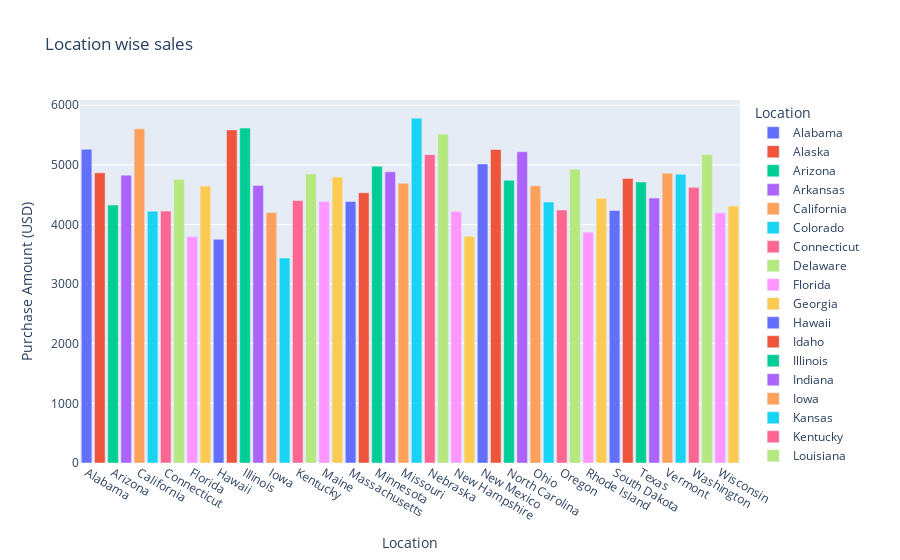

This figure's notebook cell:
### Code cell
import plotly.express as px


fig = px.bar(
    df_sales_loc,  
    x="Location",  
    y="Purchase Amount (USD)",  
    color="Location",  
    title="Location wise sales",  
)
fig.show()

### Figure 1 — Plotly figure (JSON) as saved in the notebook; plotly's stock layout.template omitted (floating-point values rounded to 4 significant figures)
{"data": [{"alignmentgroup": "True", "hovertemplate": "Location=%{x}<br>Purchase Amount (USD)=%{y}<extra></extra>", "legendgroup": "Alabama", "marker": {"color": "#636efa", "pattern": {"shape": ""}}, "name": "Alabama", "offsetgroup": "Alabama", "orientation": "v", "showlegend": true, "textposition": "auto", "type": "bar", "x": ["Alabama"], "xaxis": "x", "y": [5261], "yaxis": "y"}, {"alignmentgroup": "True", "hovertemplate": "Location=%{x}<br>Purchase Amount (USD)=%{y}<extra></extra>", "legendgroup": "Alaska", "marker": {"color": "#EF553B", "pattern": {"shape": ""}}, "name": "Alaska", "offsetgroup": "Alaska", "orientation": "v", "showlegend": true, "textposition": "auto", "type": "bar", "x": ["Alaska"], "xaxis": "x", "y": [4867], "yaxis": "y"}, {"alignmentgroup": "True", "hovertemplate": "Location=%{x}<br>Purchase Amount (USD)=%{y}<extra></extra>", "legendgroup": "Arizona", "marker": {"color": "#00cc96", "pattern": {"shape": ""}}, "name": "Arizona", "offsetgroup": "Arizona", "orientation": "v", "showlegend": true, "textposition": "auto", "type": "bar", "x": ["Arizona"], "xaxis": "x", "y": [4326], "yaxis": "y"}, {"alignmentgroup": "True", "hovertemplate": "Location=%{x}<br>Purchase Amount (USD)=%{y}<extra></extra>", "legendgroup": "Arkansas", "marker": {"color": "#ab63fa", "pattern": {"shape": ""}}, "name": "Arkansas", "offsetgroup": "Arkansas", "orientation": "v", "showlegend": true, "textposition": "auto", "type": "bar", "x": ["Arkansas"], "xaxis": "x", "y": [4828], "yaxis": "y"}, {"alignmentgroup": "True", "hovertemplate": "Location=%{x}<br>Purchase Amount (USD)=%{y}<extra></extra>", "legendgroup": "California", "marker": {"color": "#FFA15A", "pattern": {"shape": ""}}, "name": "California", "offsetgroup": "California", "orientation": "v", "showlegend": true, "textposition": "auto", "type": "bar", "x": ["California"], "xaxis": "x", "y": [5605], "yaxis": "y"}, {"alignmentgroup": "True", "hovertemplate": "Location=%{x}<br>Purchase Amount (USD)=%{y}<extra></extra>", "legendgroup": "Colorado", "marker": {"color": "#19d3f3", "pattern": {"shape": ""}}, "name": "Colorado", "offsetgroup": "Colorado", "orientation": "v", "showlegend": true, "textposition": "auto", "type": "bar", "x": ["Colorado"], "xaxis": "x", "y": [4222], "yaxis": "y"}, {"alignmentgroup": "True", "hovertemplate": "Location=%{x}<br>Purchase Amount (USD)=%{y}<extra></extra>", "legendgroup": "Connecticut", "marker": {"color": "#FF6692", "pattern": {"shape": ""}}, "name": "Connecticut", "offsetgroup": "Connecticut", "orientation": "v", "showlegend": true, "textposition": "auto", "type": "bar", "x": ["Connecticut"], "xaxis": "x", "y": [4226], "yaxis": "y"}, {"alignmentgroup": "True", "hovertemplate": "Location=%{x}<br>Purchase Amount (USD)=%{y}<extra></extra>", "legendgroup": "Delaware", "marker": {"color": "#B6E880", "pattern": {"shape": ""}}, "name": "Delaware", "offsetgroup": "Delaware", "orientation": "v", "showlegend": true, "textposition": "auto", "type": "bar", "x": ["Delaware"], "xaxis": "x", "y": [4758], "yaxis": "y"}, {"alignmentgroup": "True", "hovertemplate": "Location=%{x}<br>Purchase Amount (USD)=%{y}<extra></extra>", "legendgroup": "Florida", "marker": {"color": "#FF97FF", "pattern": {"shape": ""}}, "name": "Florida", "offsetgroup": "Florida", "orientation": "v", "showlegend": true, "textposition": "auto", "type": "bar", "x": ["Florida"], "xaxis": "x", "y": [3798], "yaxis": "y"}, {"alignmentgroup": "True", "hovertemplate": "Location=%{x}<br>Purchase Amount (USD)=%{y}<extra></extra>", "legendgroup": "Georgia", "marker": {"color": "#FECB52", "pattern": {"shape": ""}}, "name": "Georgia", "offsetgroup": "Georgia", "orientation": "v", "showlegend": true, "textposition": "auto", "type": "bar", "x": ["Georgia"], "xaxis": "x", "y": [4645], "yaxis": "y"}, {"alignmentgroup": "True", "hovertemplate": "Location=%{x}<br>Purchase Amount (USD)=%{y}<extra></extra>", "legendgroup": "Hawaii", "marker": {"color": "#636efa", "pattern": {"shape": ""}}, "name": "Hawaii", "offsetgroup": "Hawaii", "orientation": "v", "showlegend": true, "textposition": "auto", "type": "bar", "x": ["Hawaii"], "xaxis": "x", "y": [3752], "yaxis": "y"}, {"alignmentgroup": "True", "hovertemplate": "Location=%{x}<br>Purchase Amount (USD)=%{y}<extra></extra>", "legendgroup": "Idaho", "marker": {"color": "#EF553B", "pattern": {"shape": ""}}, "name": "Idaho", "offsetgroup": "Idaho", "orientation": "v", "showlegend": true, "textposition": "auto", "type": "bar", "x": ["Idaho"], "xaxis": "x", "y": [5587], "yaxis": "y"}, {"alignmentgroup": "True", "hovertemplate": "Location=%{x}<br>Purchase Amount (USD)=%{y}<extra></extra>", "legendgroup": "Illinois", "marker": {"color": "#00cc96", "pattern": {"shape": ""}}, "name": "Illinois", "offsetgroup": "Illinois", "orientation": "v", "showlegend": true, "textposition": "auto", "type": "bar", "x": ["Illinois"], "xaxis": "x", "y": [5617], "yaxis": "y"}, {"alignmentgroup": "True", "hovertemplate": "Location=%{x}<br>Purchase Amount (USD)=%{y}<extra></extra>", "legendgroup": "Indiana", "marker": {"color": "#ab63fa", "pattern": {"shape": ""}}, "name": "Indiana", "offsetgroup": "Indiana", "orientation": "v", "showlegend": true, "textposition": "auto", "type": "bar", "x": ["Indiana"], "xaxis": "x", "y": [4655], "yaxis": "y"}, {"alignmentgroup": "True", "hovertemplate": "Location=%{x}<br>Purchase Amount (USD)=%{y}<extra></extra>", "legendgroup": "Iowa", "marker": {"color": "#FFA15A", "pattern": {"shape": ""}}, "name": "Iowa", "offsetgroup": "Iowa", "orientation": "v", "showlegend": true, "textposition": "auto", "type": "bar", "x": ["Iowa"], "xaxis": "x", "y": [4201], "yaxis": "y"}, {"alignmentgroup": "True", "hovertemplate": "Location=%{x}<br>Purchase Amount (USD)=%{y}<extra></extra>", "legendgroup": "Kansas", "marker": {"color": "#19d3f3", "pattern": {"shape": ""}}, "name": "Kansas", "offsetgroup": "Kansas", "orientation": "v", "showlegend": true, "textposition": "auto", "type": "bar", "x": ["Kansas"], "xaxis": "x", "y": [3437], "yaxis": "y"}, {"alignmentgroup": "True", "hovertemplate": "Location=%{x}<br>Purchase Amount (USD)=%{y}<extra></extra>", "legendgroup": "Kentucky", "marker": {"color": "#FF6692", "pattern": {"shape": ""}}, "name": "Kentucky", "offsetgroup": "Kentucky", "orientation": "v", "showlegend": true, "textposition": "auto", "type": "bar", "x": ["Kentucky"], "xaxis": "x", "y": [4402], "yaxis": "y"}, {"alignmentgroup": "True", "hovertemplate": "Location=%{x}<br>Purchase Amount (USD)=%{y}<extra></extra>", "legendgroup": "Louisiana", "marker": {"color": "#B6E880", "pattern": {"shape": ""}}, "name": "Louisiana", "offsetgroup": "Louisiana", "orientation": "v", "showlegend": true, "textposition": "auto", "type": "bar", "x": ["Louisiana"], "xaxis": "x", "y": [4848], "yaxis": "y"}, {"alignmentgroup": "True", "hovertemplate": "Location=%{x}<br>Purchase Amount (USD)=%{y}<extra></extra>", "legendgroup": "Maine", "marker": {"color": "#FF97FF", "pattern": {"shape": ""}}, "name": "Maine", "offsetgroup": "Maine", "orientation": "v", "showlegend": true, "textposition": "auto", "type": "bar", "x": ["Maine"], "xaxis": "x", "y": [4388], "yaxis": "y"}, {"alignmentgroup": "True", "hovertemplate": "Location=%{x}<br>Purchase Amount (USD)=%{y}<extra></extra>", "legendgroup": "Maryland", "marker": {"color": "#FECB52", "pattern": {"shape": ""}}, "name": "Maryland", "offsetgroup": "Maryland", "orientation": "v", "showlegend": true, "textposition": "auto", "type": "bar", "x": ["Maryland"], "xaxis": "x", "y": [4795], "yaxis": "y"}, {"alignmentgroup": "True", "hovertemplate": "Location=%{x}<br>Purchase Amount (USD)=%{y}<extra></extra>", "legendgroup": "Massachusetts", "marker": {"color": "#636efa", "pattern": {"shape": ""}}, "name": "Massachusetts", "offsetgroup": "Massachusetts", "orientation": "v", "showlegend": true, "textposition": "auto", "type": "bar", "x": ["Massachusetts"], "xaxis": "x", "y": [4384], "yaxis": "y"}, {"alignmentgroup": "True", "hovertemplate": "Location=%{x}<br>Purchase Amount (USD)=%{y}<extra></extra>", "legendgroup": "Michigan", "marker": {"color": "#EF553B", "pattern": {"shape": ""}}, "name": "Michigan", "offsetgroup": "Michigan", "orientation": "v", "showlegend": true, "textposition": "auto", "type": "bar", "x": ["Michigan"], "xaxis": "x", "y": [4533], "yaxis": "y"}, {"alignmentgroup": "True", "hovertemplate": "Location=%{x}<br>Purchase Amount (USD)=%{y}<extra></extra>", "legendgroup": "Minnesota", "marker": {"color": "#00cc96", "pattern": {"shape": ""}}, "name": "Minnesota", "offsetgroup": "Minnesota", "orientation": "v", "showlegend": true, "textposition": "auto", "type": "bar", "x": ["Minnesota"], "xaxis": "x", "y": [4977], "yaxis": "y"}, {"alignmentgroup": "True", "hovertemplate": "Location=%{x}<br>Purchase Amount (USD)=%{y}<extra></extra>", "legendgroup": "Mississippi", "marker": {"color": "#ab63fa", "pattern": {"shape": ""}}, "name": "Mississippi", "offsetgroup": "Mississippi", "orientation": "v", "showlegend": true, "textposition": "auto", "type": "bar", "x": ["Mississippi"], "xaxis": "x", "y": [4883], "yaxis": "y"}, {"alignmentgroup": "True", "hovertemplate": "Location=%{x}<br>Purchase Amount (USD)=%{y}<extra></extra>", "legendgroup": "Missouri", "marker": {"color": "#FFA15A", "pattern": {"shape": ""}}, "name": "Missouri", "offsetgroup": "Missouri", "orientation": "v", "showlegend": true, "textposition": "auto", "type": "bar", "x": ["Missouri"], "xaxis": "x", "y": [4691], "yaxis": "y"}, {"alignmentgroup": "True", "hovertemplate": "Location=%{x}<br>Purchase Amount (USD)=%{y}<extra></extra>", "legendgroup": "Montana", "marker": {"color": "#19d3f3", "pattern": {"shape": ""}}, "name": "Montana", "offsetgroup": "Montana", "orientation": "v", "showlegend": true, "textposition": "auto", "type": "bar", "x": ["Montana"], "xaxis": "x", "y": [5784], "yaxis": "y"}, {"alignmentgroup": "True", "hovertemplate": "Location=%{x}<br>Purchase Amount (USD)=%{y}<extra></extra>", "legendgroup": "Nebraska", "marker": {"color": "#FF6692", "pattern": {"shape": ""}}, "name": "Nebraska", "offsetgroup": "Nebraska", "orientation": "v", "showlegend": true, "textposition": "auto", "type": "bar", "x": ["Nebraska"], "xaxis": "x", "y": [5172], "yaxis": "y"}, {"alignmentgroup": "True", "hovertemplate": "Location=%{x}<br>Purchase Amount (USD)=%{y}<extra></extra>", "legendgroup": "Nevada", "marker": {"color": "#B6E880", "pattern": {"shape": ""}}, "name": "Nevada", "offsetgroup": "Nevada", "orientation": "v", "showlegend": true, "textposition": "auto", "type": "bar", "x": ["Nevada"], "xaxis": "x", "y": [5514], "yaxis": "y"}, {"alignmentgroup": "True", "hovertemplate": "Location=%{x}<br>Purchase Amount (USD)=%{y}<extra></extra>", "legendgroup": "New Hampshire", "marker": {"color": "#FF97FF", "pattern": {"shape": ""}}, "name": "New Hampshire", "offsetgroup": "New Hampshire", "orientation": "v", "showlegend": true, "textposition": "auto", "type": "bar", "x": ["New Hampshire"], "xaxis": "x", "y": [4219], "yaxis": "y"}, {"alignmentgroup": "True", "hovertemplate": "Location=%{x}<br>Purchase Amount (USD)=%{y}<extra></extra>", "legendgroup": "New Jersey", "marker": {"color": "#FECB52", "pattern": {"shape": ""}}, "name": "New Jersey", "offsetgroup": "New Jersey", "orientation": "v", "showlegend": true, "textposition": "auto", "type": "bar", "x": ["New Jersey"], "xaxis": "x", "y": [3802], "yaxis": "y"}, {"alignmentgroup": "True", "hovertemplate": "Location=%{x}<br>Purchase Amount (USD)=%{y}<extra></extra>", "legendgroup": "New Mexico", "marker": {"color": "#636efa", "pattern": {"shape": ""}}, "name": "New Mexico", "offsetgroup": "New Mexico", "orientation": "v", "showlegend": true, "textposition": "auto", "type": "bar", "x": ["New Mexico"], "xaxis": "x", "y": [5014], "yaxis": "y"}, {"alignmentgroup": "True", "hovertemplate": "Location=%{x}<br>Purchase Amount (USD)=%{y}<extra></extra>", "legendgroup": "New York", "marker": {"color": "#EF553B", "pattern": {"shape": ""}}, "name": "New York", "offsetgroup": "New York", "orientation": "v", "showlegend": true, "textposition": "auto", "type": "bar", "x": ["New York"], "xaxis": "x", "y": [5257], "yaxis": "y"}, {"alignmentgroup": "True", "hovertemplate": "Location=%{x}<br>Purchase Amount (USD)=%{y}<extra></extra>", "legendgroup": "North Carolina", "marker": {"color": "#00cc96", "pattern": {"shape": ""}}, "name": "North Carolina", "offsetgroup": "North Carolina", "orientation": "v", "showlegend": true, "textposition": "auto", "type": "bar", "x": ["North Carolina"], "xaxis": "x", "y": [4742], "yaxis": "y"}, {"alignmentgroup": "True", "hovertemplate": "Location=%{x}<br>Purchase Amount (USD)=%{y}<extra></extra>", "legendgroup": "North Dakota", "marker": {"color": "#ab63fa", "pattern": {"shape": ""}}, "name": "North Dakota", "offsetgroup": "North Dakota", "orientation": "v", "showlegend": true, "textposition": "auto", "type": "bar", "x": ["North Dakota"], "xaxis": "x", "y": [5220], "yaxis": "y"}, {"alignmentgroup": "True", "hovertemplate": "Location=%{x}<br>Purchase Amount (USD)=%{y}<extra></extra>", "legendgroup": "Ohio", "marker": {"color": "#FFA15A", "pattern": {"shape": ""}}, "name": "Ohio", "offsetgroup": "Ohio", "orientation": "v", "showlegend": true, "textposition": "auto", "type": "bar", "x": ["Ohio"], "xaxis": "x", "y": [4649], "yaxis": "y"}, {"alignmentgroup": "True", "hovertemplate": "Location=%{x}<br>Purchase Amount (USD)=%{y}<extra></extra>", "legendgroup": "Oklahoma", "marker": {"color": "#19d3f3", "pattern": {"shape": ""}}, "name": "Oklahoma", "offsetgroup": "Oklahoma", "orientation": "v", "showlegend": true, "textposition": "auto", "type": "bar", "x": ["Oklahoma"], "xaxis": "x", "y": [4376], "yaxis": "y"}, {"alignmentgroup": "True", "hovertemplate": "Location=%{x}<br>Purchase Amount (USD)=%{y}<extra></extra>", "legendgroup": "Oregon", "marker": {"color": "#FF6692", "pattern": {"shape": ""}}, "name": "Oregon", "offsetgroup": "Oregon", "orientation": "v", "showlegend": true, "textposition": "auto", "type": "bar", "x": ["Oregon"], "xaxis": "x", "y": [4243], "yaxis": "y"}, {"alignmentgroup": "True", "hovertemplate": "Location=%{x}<br>Purchase Amount (USD)=%{y}<extra></extra>", "legendgroup": "Pennsylvania", "marker": {"color": "#B6E880", "pattern": {"shape": ""}}, "name": "Pennsylvania", "offsetgroup": "Pennsylvania", "orientation": "v", "showlegend": true, "textposition": "auto", "type": "bar", "x": ["Pennsylvania"], "xaxis": "x", "y": [4926], "yaxis": "y"}, {"alignmentgroup": "True", "hovertemplate": "Location=%{x}<br>Purchase Amount (USD)=%{y}<extra></extra>", "legendgroup": "Rhode Island", "marker": {"color": "#FF97FF", "pattern": {"shape": ""}}, "name": "Rhode Island", "offsetgroup": "Rhode Island", "orientation": "v", "showlegend": true, "textposition": "auto", "type": "bar", "x": ["Rhode Island"], "xaxis": "x", "y": [3871], "yaxis": "y"}, {"alignmentgroup": "True", "hovertemplate": "Location=%{x}<br>Purchase Amount (USD)=%{y}<extra></extra>", "legendgroup": "South Carolina", "marker": {"color": "#FECB52", "pattern": {"shape": ""}}, "name": "South Carolina", "offsetgroup": "South Carolina", "orientation": "v", "showlegend": true, "textposition": "auto", "type": "bar", "x": ["South Carolina"], "xaxis": "x", "y": [4439], "yaxis": "y"}, {"alignmentgroup": "True", "hovertemplate": "Location=%{x}<br>Purchase Amount (USD)=%{y}<extra></extra>", "legendgroup": "South Dakota", "marker": {"color": "#636efa", "pattern": {"shape": ""}}, "name": "South Dakota", "offsetgroup": "South Dakota", "orientation": "v", "showlegend": true, "textposition": "auto", "type": "bar", "x": ["South Dakota"], "xaxis": "x", "y": [4236], "yaxis": "y"}, {"alignmentgroup": "True", "hovertemplate": "Location=%{x}<br>Purchase Amount (USD)=%{y}<extra></extra>", "legendgroup": "Tennessee", "marker": {"color": "#EF553B", "pattern": {"shape": ""}}, "name": "Tennessee", "offsetgroup": "Tennessee", "orientation": "v", "showlegend": true, "textposition": "auto", "type": "bar", "x": ["Tennessee"], "xaxis": "x", "y": [4772], "yaxis": "y"}, {"alignmentgroup": "True", "hovertemplate": "Location=%{x}<br>Purchase Amount (USD)=%{y}<extra></extra>", "legendgroup": "Texas", "marker": {"color": "#00cc96", "pattern": {"shape": ""}}, "name": "Texas", "offsetgroup": "Texas", "orientation": "v", "showlegend": true, "textposition": "auto", "type": "bar", "x": ["Texas"], "xaxis": "x", "y": [4712], "yaxis": "y"}, {"alignmentgroup": "True", "hovertemplate": "Location=%{x}<br>Purchase Amount (USD)=%{y}<extra></extra>", "legendgroup": "Utah", "marker": {"color": "#ab63fa", "pattern": {"shape": ""}}, "name": "Utah", "offsetgroup": "Utah", "orientation": "v", "showlegend": true, "textposition": "auto", "type": "bar", "x": ["Utah"], "xaxis": "x", "y": [4443], "yaxis": "y"}, {"alignmentgroup": "True", "hovertemplate": "Location=%{x}<br>Purchase Amount (USD)=%{y}<extra></extra>", "legendgroup": "Vermont", "marker": {"color": "#FFA15A", "pattern": {"shape": ""}}, "name": "Vermont", "offsetgroup": "Vermont", "orientation": "v", "showlegend": true, "textposition": "auto", "type": "bar", "x": ["Vermont"], "xaxis": "x", "y": [4860], "yaxis": "y"}, {"alignmentgroup": "True", "hovertemplate": "Location=%{x}<br>Purchase Amount (USD)=%{y}<extra></extra>", "legendgroup": "Virginia", "marker": {"color": "#19d3f3", "pattern": {"shape": ""}}, "name": "Virginia", "offsetgroup": "Virginia", "orientation": "v", "showlegend": true, "textposition": "auto", "type": "bar", "x": ["Virginia"], "xaxis": "x", "y": [4842], "yaxis": "y"}, {"alignmentgroup": "True", "hovertemplate": "Location=%{x}<br>Purchase Amount (USD)=%{y}<extra></extra>", "legendgroup": "Washington", "marker": {"color": "#FF6692", "pattern": {"shape": ""}}, "name": "Washington", "offsetgroup": "Washington", "orientation": "v", "showlegend": true, "textposition": "auto", "type": "bar", "x": ["Washington"], "xaxis": "x", "y": [4623], "yaxis": "y"}, {"alignmentgroup": "True", "hovertemplate": "Location=%{x}<br>Purchase Amount (USD)=%{y}<extra></extra>", "legendgroup": "West Virginia", "marker": {"color": "#B6E880", "pattern": {"shape": ""}}, "name": "West Virginia", "offsetgroup": "West Virginia", "orientation": "v", "showlegend": true, "textposition": "auto", "type": "bar", "x": ["West Virginia"], "xaxis": "x", "y": [5174], "yaxis": "y"}, {"alignmentgroup": "True", "hovertemplate": "Location=%{x}<br>Purchase Amount (USD)=%{y}<extra></extra>", "legendgroup": "Wisconsin", "marker": {"color": "#FF97FF", "pattern": {"shape": ""}}, "name": "Wisconsin", "offsetgroup": "Wisconsin", "orientation": "v", "showlegend": true, "textposition": "auto", "type": "bar", "x": ["Wisconsin"], "xaxis": "x", "y": [4196], "yaxis": "y"}, {"alignmentgroup": "True", "hovertemplate": "Location=%{x}<br>Purchase Amount (USD)=%{y}<extra></extra>", "legendgroup": "Wyoming", "marker": {"color": "#FECB52", "pattern": {"shape": ""}}, "name": "Wyoming", "offsetgroup": "Wyoming", "orientation": "v", "showlegend": true, "textposition": "auto", "type": "bar", "x": ["Wyoming"], "xaxis": "x", "y": [4309], "yaxis": "y"}], "layout": {"barmode": "relative", "legend": {"title": {"text": "Location"}, "tracegroupgap": 0}, "title": {"text": "Location wise sales"}, "xaxis": {"anchor": "y", "categoryarray": ["Alabama", "Alaska", "Arizona", "Arkansas", "California", "Colorado", "Connecticut", "Delaware", "Florida", "Georgia", "Hawaii", "Idaho", "Illinois", "Indiana", "Iowa", "Kansas", "Kentucky", "Louisiana", "Maine", "Maryland", "Massachusetts", "Michigan", "Minnesota", "Mississippi", "Missouri", "Montana", "Nebraska", "Nevada", "New Hampshire", "New Jersey", "New Mexico", "New York", "North Carolina", "North Dakota", "Ohio", "Oklahoma", "Oregon", "Pennsylvania", "Rhode Island", "South Carolina", "South Dakota", "Tennessee", "Texas", "Utah", "Vermont", "Virginia", "Washington", "West Virginia", "Wisconsin", "Wyoming"], "categoryorder": "array", "domain": [0, 1], "title": {"text": "Location"}}, "yaxis": {"anchor": "x", "domain": [0, 1], "title": {"text": "Purchase Amount (USD)"}}}}
